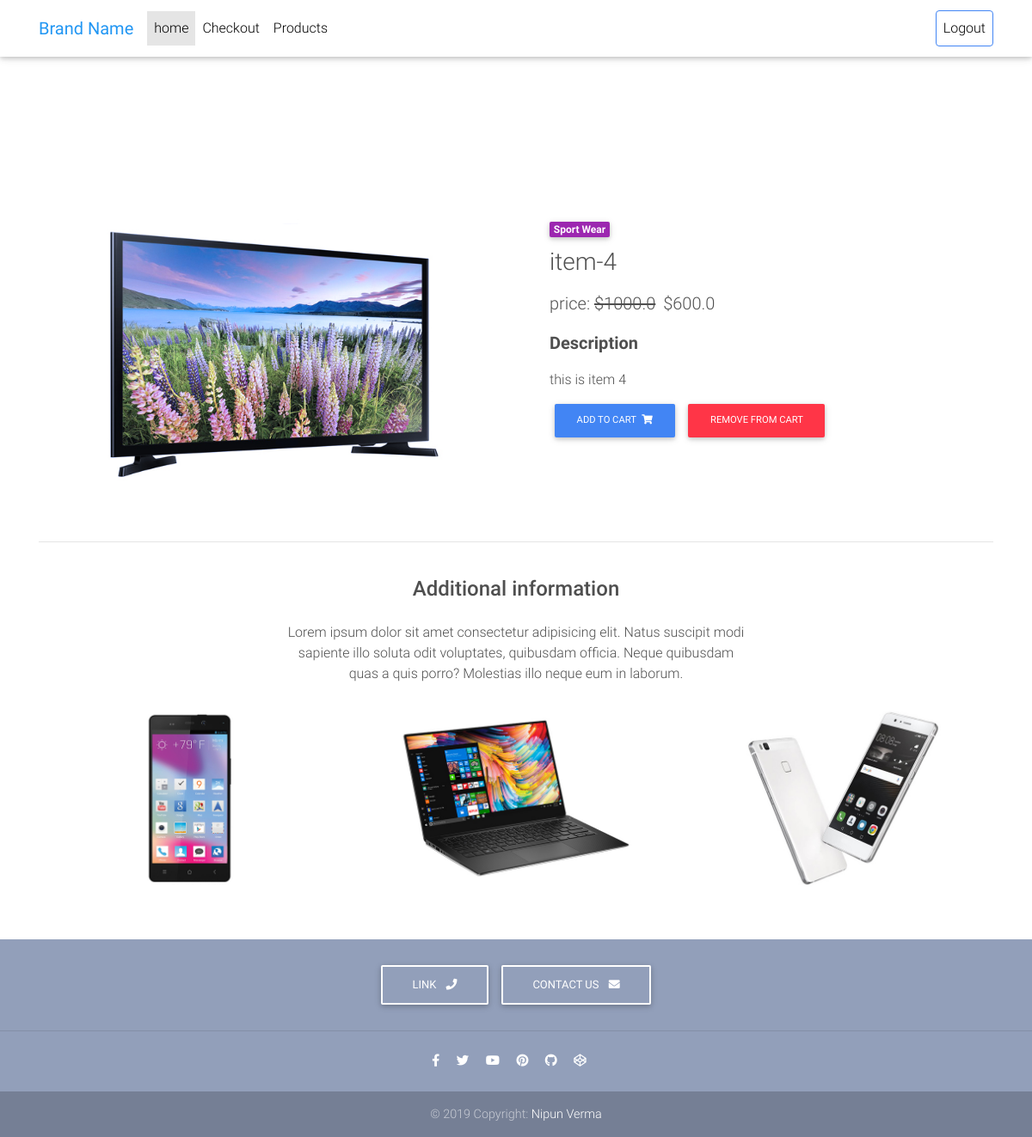
The page /product/item-4/ on the database its author committed.
### core/models.py (models this page shows, shortened)
class Item(models.Model):
    title = models.CharField(max_length=256)
    price = models.FloatField()
    discounted_price = models.FloatField(blank=True, null=True)
    description=models.TextField(blank=True, null=True)
    category = models.CharField(choices=CATEGORY_CHOICES, max_length=2)
    label = models.CharField(choices=LABEL_CHOICES, max_length=1)
    slug = models.SlugField()

### core/views.py (the view)
# urls.py: path('product/<slug>/', ItemDetailView.as_view(), name='product'),
class ItemDetailView(DetailView):
    model = Item
    template_name = 'product.html'

### templates/product.html (shortened to what this page needs)
{% load static %}
<!DOCTYPE html>
<html lang="en">
<head>
  <link rel="stylesheet" href="https://use.fontawesome.com/releases/v5.11.2/css/all.css">
  <link href="{% static 'css/bootstrap.min.css' %}" rel="stylesheet">
  <link href="{% static 'css/mdb.min.css' %}" rel="stylesheet">
  <link href="{% static 'css/style.min.css' %}" rel="stylesheet">
</head>
<body>
    {% include "navbar.html" %}
  <main class="mt-5 pt-4">
    <div class="container dark-grey-text mt-5">
      <div class="row wow fadeIn">
        <div class="col-md-6 mb-4">
          <img src="{% static 'img/items/tv.jpg' %}" class="img-fluid" alt="">
        </div>
        <div class="col-md-6 mb-4">
          <div class="p-4">
            <div class="mb-3">
              <a href="">
                <span class="badge purple mr-1">{{ object.get_category_display }}</span>
              </a>
              <h3 style="margin-top: 10px;">{{ item.title }}</h3>
            </div>
            <p class="lead">
              {% if item.discounted_price %}
                <span class="mr-1">
                  price: <del>${{ item.price }}</del>
                </span>
                <span>${{ item.discounted_price }}</span>
              {% else %}
                <span>price:  ${{ item.price }}</span>
              {% endif %}
            </p>
            {% if item.description %}
              <p class="lead font-weight-bold">Description</p>
              <p>{{ item.description }}</p>
            {% else %}
              {{NULL}}
            {% endif %}
            <a href="{% url 'core:add_to_cart' item.slug %}" class="btn btn-primary btn-md my-0 p">
              Add to cart
                <i class="fas fa-shopping-cart ml-1"></i>
            </a>
            <a href="{% url 'core:remove_from_cart' item.slug %}" class="btn btn-danger btn-md my-0 p">
              remove from cart
            </a>
          </div>
        </div>
      </div>
      <hr>
      <div class="row d-flex justify-content-center wow fadeIn">
        <div class="col-md-6 text-center">
          <h4 class="my-4 h4">Additional information</h4>
          <p>Lorem ipsum dolor sit amet consectetur adipisicing elit. Natus suscipit modi sapiente illo soluta odit
            voluptates,
            quibusdam officia. Neque quibusdam quas a quis porro? Molestias illo neque eum in laborum.</p>
        </div>
      </div>
      <div class="row wow fadeIn">
        <div class="col-lg-4 col-md-12 mb-4">
          <img src="{% static 'img/items/smartphone.jpg' %}" class="img-fluid" alt="">
        </div>
        <div class="col-lg-4 col-md-6 mb-4">
          <img src="{% static 'img/items/lenovo-ideapad.jpg' %}" class="img-fluid" alt="">
        </div>
        <div class="col-lg-4 col-md-6 mb-4">
          <img src="{% static 'img/items/smartphone-2.jpg' %}" class="img-fluid" alt="">
        </div>
      </div>
    </div>
  </main>
      {% include 'footer.html' %}
</body>
</html>

### rows shown on the page
Item: category "Sport Wear", title "item-4", price "1000.0", discounted_price "600.0", description "this is item 4"
